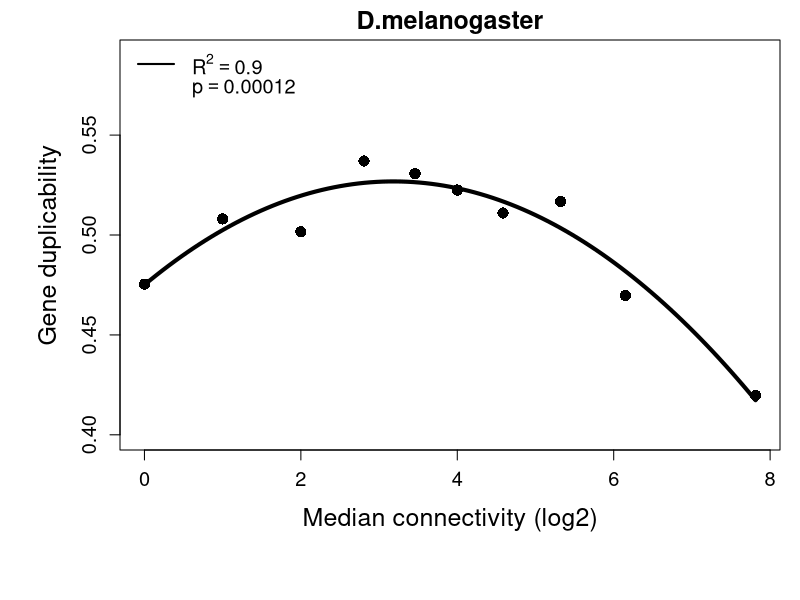
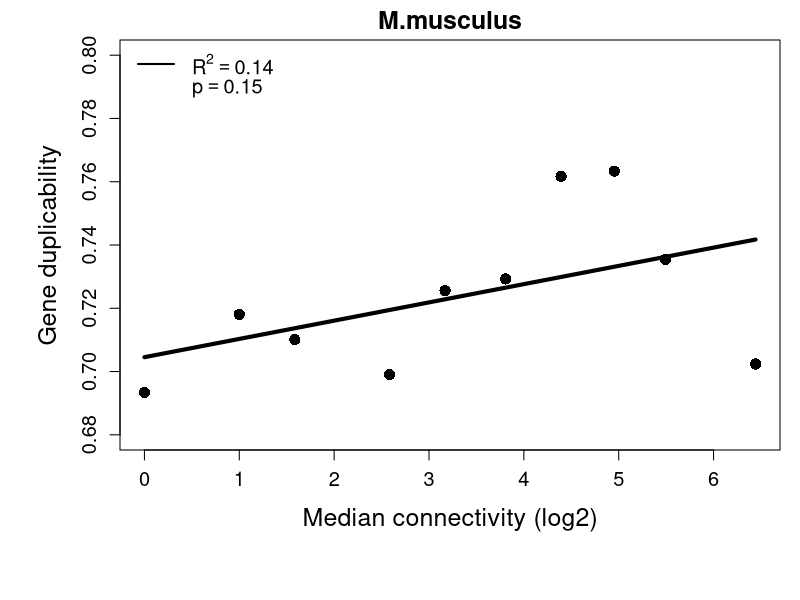
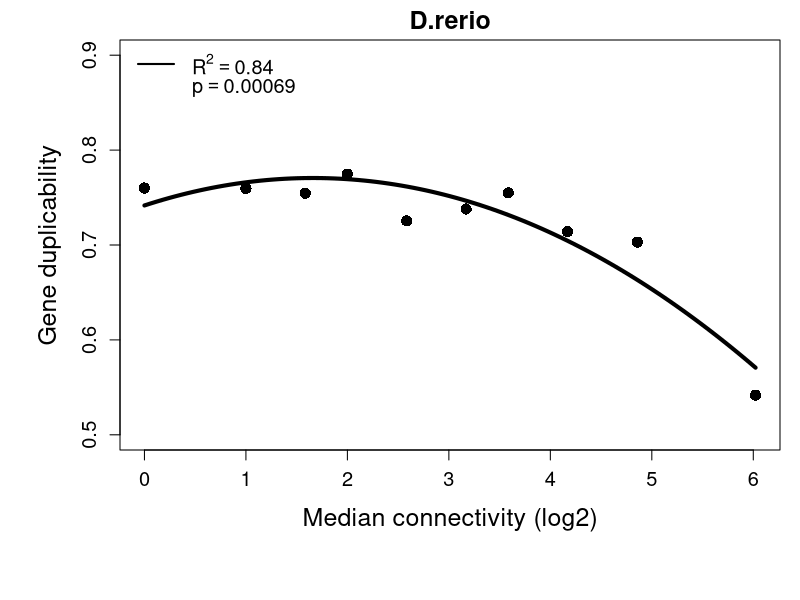
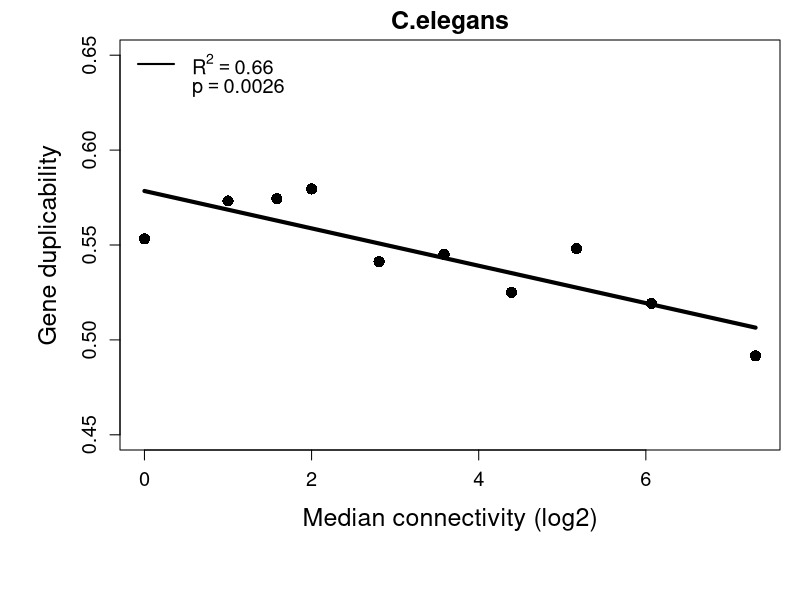

Recreate these plots in R, in order.
library("plyr")             

plotCorrelation <- function(orgName,y1,y2) { 
  
  if (orgName=="D.melanogaster") {
    orgParalogs<-read.table("data/paralogs/drosophila_paralogNumb.txt",sep="\t",h=T)
    connec<-read.table("data/connectivity/drosophila_connectivity.txt",sep="\t",h=T)
    sumGeneID <- count(connec,"Ensembl.Gene.ID")
    uniqGeneID<-subset(sumGeneID,freq==1)
    connec<-connec[connec$Ensembl.Gene.ID%in%uniqGeneID$Ensembl.Gene.ID,]
    binDsitance<-c(0,1,3,5,8,13,19,30,51,110,557)
    
  }
  if (orgName=="M.musculus") {
    orgParalogs<-read.table("data/paralogs/mouse_paralogNumb.txt",sep="\t",h=T)
    connec<-read.table("data/connectivity/mouse_connectivity.txt",sep="\t",h=T)
    sumGeneID <- count(connec,"Ensembl.Gene.ID")
    uniqGeneID<-subset(sumGeneID,freq==1)
    connec<-connec[connec$Ensembl.Gene.ID%in%uniqGeneID$Ensembl.Gene.ID,]
    binDsitance<-c(0,1,2,4,7,11,17,25,37,53,1011)
  }
  if (orgName=="D.rerio") {
    orgParalogs<-read.table("data/paralogs/zf_paralogNumb.txt",sep="\t",h=T)
    connec<-read.table("data/connectivity/zf_connectivity.txt",sep="\t",h=T)
    sumGeneID <- count(connec,"Ensembl.Gene.ID")
    uniqGeneID<-subset(sumGeneID,freq==1)
    connec<-connec[connec$Ensembl.Gene.ID%in%uniqGeneID$Ensembl.Gene.ID,]
    binDsitance<-c(0,1,2,3,4,7,10,14,21,40,292)
    
  }
  if (orgName=="C.elegans") {
    orgParalogs<-read.table("data/paralogs/elegans_paralogNumb.txt",sep="\t",h=T)
    connec<-read.table("data/connectivity/elegans_connectivity.txt",sep="\t",h=T)
    sumGeneID <- count(connec,"Ensembl.Gene.ID")
    uniqGeneID<-subset(sumGeneID,freq==1)
    connec<-connec[connec$Ensembl.Gene.ID%in%uniqGeneID$Ensembl.Gene.ID,]
    binDsitance<-c(0,1,2,3,5,9,15,27,47,101,461)
    
  }
  
  ## merge
  connecPara <- merge(connec,orgParalogs,by="Ensembl.Gene.ID", all.x=TRUE, sort=FALSE)
  connecPara$Paralogs.Number <- ifelse(is.na(connecPara$Paralogs.Number), 0, connecPara$Paralogs.Number)
  connecPara$bins <- cut(connecPara$connectivity, breaks=binDsitance)
  
  ## bins with or without paralogs 
  withPara<-subset(connecPara,Paralogs.Number!=0)
  withoutPara<-subset(connecPara,Paralogs.Number==0)
  ## calculate duplicability
  bins <- unique(connecPara$bins)
  bins <- as.data.frame(bins[!is.na(bins)])
  bins$prop <- rep(NA, nrow(bins))
  bins$median <- rep(NA, nrow(bins))
  for (i in 1:length(bins$bins)) {
    sing <- sum(connecPara$Ensembl.Gene.ID[connecPara$bins == bins$bins[i]] %in% withoutPara[,1])
    dup <- sum(connecPara$Ensembl.Gene.ID[connecPara$bins == bins$bins[i]] %in% withPara[,1])
    bins$prop[i] <- dup/(sing+dup)
    bins$median[i] <- median(connecPara$connectivity[connecPara$bins == bins$bins[i]], na.rm=T)
  }
  
  ## regression
  #1st degree model
  lmd1 <- lm(bins$prop ~ poly(log2(bins$median), 1, raw=TRUE))
  #2nd degree model
  lmd2 <- lm(bins$prop ~ poly(log2(bins$median), 2, raw=TRUE))
  pdf(paste0("result/connecDupCor/",orgName,"ConnecParalogCor.pdf"),w=7,h=6)
  par(mar=c(7.5,6,2,1))
  
  if(anova(lmd1, lmd2)$"Pr(>F)"[[2]]<0.05) {
    a<-summary(lmd2)$coef[,1][[1]]
    b<-summary(lmd2)$coef[,1][[2]]
    c<-summary(lmd2)$coef[,1][[3]]
    r2<-signif(summary(lmd2)$adj.r.squared, 2)
    f<-summary(lmd2)$fstatistic
    #function 
    quadratic <- function(x) { eval(a) + eval(b)*x + eval(c)*x^2}
    curve(a+b*x+c*x^2, min(log2(bins$median)), max(log2(bins$median)), 
          col="black",xlab="Median connectivity (log2)", ylab="Gene duplicability",
          ylim=c(y1,y2), main=orgName,cex=2,cex.axis=1.2,cex.lab=1.5,
          cex.main=1.5,lwd=4,lty=1)
    
  } else {
    a<-summary(lmd1)$coef[,1][[1]]
    b<-summary(lmd1)$coef[,1][[2]]
    r2<-signif(summary(lmd1)$adj.r.squared, 2)
    f<-summary(lmd1)$fstatistic
    #function 
    quadratic <- function(x){ eval(a) + eval(b)*x }
    curve(a+b*x, min(log2(bins$median)), max(log2(bins$median)), col="black",
          xlab="Median connectivity (log2)", ylab="Gene duplicability",
          ylim=c(y1,y2), main=orgName,cex=2,cex.axis=1.2,cex.lab=1.5,
          cex.main=1.5,lwd=4,lty=1)
  }
  points(log2(bins$median), bins$prop, pch=16, cex=1.5,col="black")
  
  myP<-signif(pf(f[1],f[2],f[3],lower.tail=F), 2)
  rp = vector('expression',2)
  rp[1] = substitute(expression(R^2 == MYVALUE), 
                     list(MYVALUE = format(r2,dig=3)))[2]
  rp[2] = substitute(expression(p == MYOTHERVALUE), 
                     list(MYOTHERVALUE = format(myP, digits = 2)))[2]
  legend("topleft",legend=rp, bty = 'n',cex = 1.2,col=c("black","white"),lty=c(1,1),lwd=c(2,2))
  dev.off()
}

plotCorrelation("D.melanogaster",0.40,0.59)
plotCorrelation("M.musculus",0.68,0.8)
plotCorrelation("D.rerio",0.5,0.9)
plotCorrelation("C.elegans",0.45,0.65)



